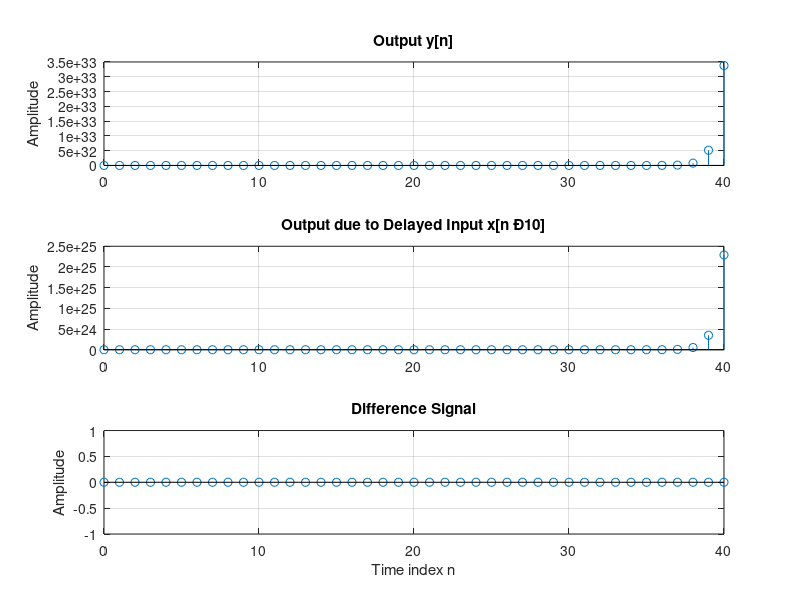

MATLAB code to generate this figure:
% Kiểm tra hệ bất biến
% kiểm tra T[x(n-k)] = y(n-k)

clf;
n = 0:40; 
D = 10;
a = 3.0;b = -2;
x = a*cos(2*pi*0.1*n) + b*cos(2*pi*0.4*n); 
xd = [zeros(1,D) x]; %x(n-k) dịch đi k đoạn
num = [2 0 2.5 1.5 0 1 0];
den = [0.5 -3.5 1.5 0 -2.5 0 1];
ic = [0 0 0 0 0 0];

% T[x(n-k)] = thay các n trong x(n) thành n-k
y = filter(num,den,x,ic); 

%y(n-k) => thay tất cả n có trong pt thành n-k
yd = filter(num,den,xd,ic);
d = y - yd(1+D:41+D); % 

% Tín hiệu thực tế
subplot(3,1,1)
stem(n,y);
ylabel('Amplitude'); 
title('Output y[n]'); grid;

%Tín hiệu sau khi dịch
subplot(3,1,2)
stem(n,yd(1:41));
ylabel('Amplitude');
title(['Output due to Delayed Input x[n Ð', num2str(D),']']); grid;

%Nếu sự khác biệt bằng 0 thì tín hiệu bất biến và ngược lại
subplot(3,1,3)
stem(n,d);
xlabel('Time index n'); ylabel('Amplitude');
title('Difference Signal'); grid;